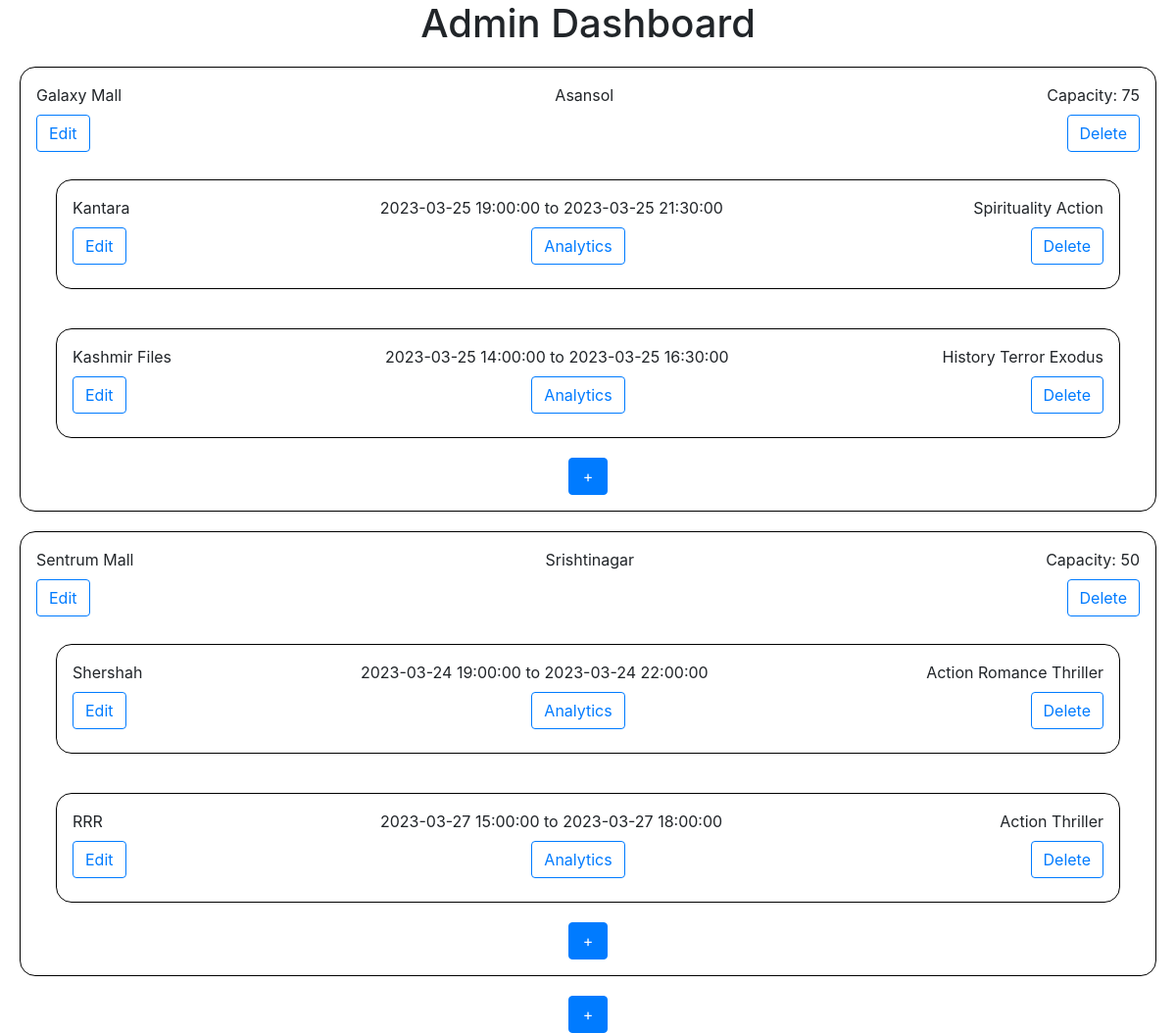
Page /adminDashboard (signed in) on the committed database.
### TicketShow/models.py (models this page shows)
class venue(db.Model):
    id = db.Column(db.Integer, primary_key=True)
    name = db.Column(db.String(100))
    capacity = db.Column(db.Integer)
    address = db.Column(db.String(500))

class show(db.Model):
    id = db.Column(db.Integer, primary_key=True)
    title = db.Column(db.String(100))
    ticket_price = db.Column(db.Integer)
    tags = db.Column(db.String(100))
    starting_time = db.Column(db.DateTime)
    ending_time = db.Column(db.DateTime)
    capacity = db.Column(db.Integer)
    venue_id = db.Column(db.Integer)

### TicketShow/main.py (the view)
@main.route('/adminDashboard')
@login_required
def adminDashboard():
    venues = venue.query.all()
    shows = []
    for thisvenue in venues:
        showList = show.query.filter_by(venue_id=thisvenue.id)
        shows.append(showList)
    return render_template('admin_dashboard.html', venues = venues, shows = shows)

### TicketShow/__init__.py (called while the page is built)
def create_app():
    app = Flask(__name__)
    app.config['SECRET_KEY'] = 'secret-key'
    app.config['SQLALCHEMY_DATABASE_URI'] = 'sqlite:///db.sqlite'
    db.session.close_all()
    db.init_app(app)
    login_manager = LoginManager()
    login_manager.login_view = 'auth.login'
    login_manager.init_app(app)
    from .models import User
    @login_manager.user_loader
    def load_user(user_id):
        return User.query.get(int(user_id))
    from .main import main as main_blueprint
    app.register_blueprint(main_blueprint)
    from .auth import auth as auth_blueprint
    app.register_blueprint(auth_blueprint)
    with app.app_context():
        db.create_all()
    return app

### TicketShow/templates/admin_dashboard.html (shortened to what this page needs)
<!DOCTYPE html>
<html>
<head>
			<link rel="stylesheet" href="https://maxcdn.bootstrapcdn.com/bootstrap/4.5.2/css/bootstrap.min.css">
</head>
<body>
	<header>
		<h1>Admin Dashboard</h1>
	</header>
	{% for venue in venues %}
	<div class="my-div">
		<div class="first-row">
			<div class="my-text">{{ venue.name }}</div>
			<div class="my-text">{{ venue.address }}</div>
			<div class="my-text">Capacity: {{ venue.capacity }}</div>
	  	</div>
		<div class="second-row">
			<a href="{{ url_for('main.editVenue', venue_id=venue.id) }}" class="btn btn-outline-primary my-text">Edit</a>
			<a href="{{ url_for('main.deleteVenue', venue_id=venue.id) }}" class="btn btn-outline-primary my-text">Delete</a>
		</div>
		{% for show in shows[venue.id-1] %}
		<div class="my-div">
		<div class="second-row">
			<div class="my-text">{{ show.title }}</div>
			<div class="my-text">{{ show.starting_time }} to {{ show.ending_time }}</div>
			<div class="my-text">{{ show.tags }}</div>
		</div>
		<div class="second-row">
			<a href="{{ url_for('main.editShow', show_id=show.id) }}" class="btn btn-outline-primary my-text">Edit</a>
			<a href="{{ url_for('main.analytics', show_id=show.id) }}" class="btn btn-outline-primary my-text">Analytics</a>
			<a href="{{ url_for('main.deleteShow', show_id=show.id) }}" class="btn btn-outline-primary my-text">Delete</a>
		</div>
		</div>
		{% endfor %}
		<a href="{{ url_for('main.createShow', venue_id=venue.id) }}" class="btn btn-primary single">+</a>
	</div>
	{% endfor %}
	<a href="{{ url_for('main.createVenue') }}" class="btn btn-primary single">+</a>
</body>
</html>

### TicketShow/templates/admin_dashboard.html (style rules this page uses)
.single { width: 40px; margin: auto; }
.my-div { border-radius: 16px; border: 1px solid black; padding: 16px; display: flex; flex-direction: column; margin: 20px; }
.my-text { margin-bottom: 8px; }
.first-row { display: flex; justify-content: space-between; }
.second-row { display: flex; justify-content: space-between; }
header { text-align:center; }
body { text-align: center; }

### rows in the picture
venue: name "Galaxy Mall", address "Asansol", capacity "75"
show: title "Kantara", starting_time "2023-03-25 19:00:00", ending_time "2023-03-25 21:30:00", tags "Spirituality Action"
show: title "Kashmir Files", starting_time "2023-03-25 14:00:00", ending_time "2023-03-25 16:30:00", tags "History Terror Exodus"
venue: name "Sentrum Mall", address "Srishtinagar", capacity "50"
show: title "Shershah", starting_time "2023-03-24 19:00:00", ending_time "2023-03-24 22:00:00", tags "Action Romance Thriller"
show: title "RRR", starting_time "2023-03-27 15:00:00", ending_time "2023-03-27 18:00:00", tags "Action Thriller"
